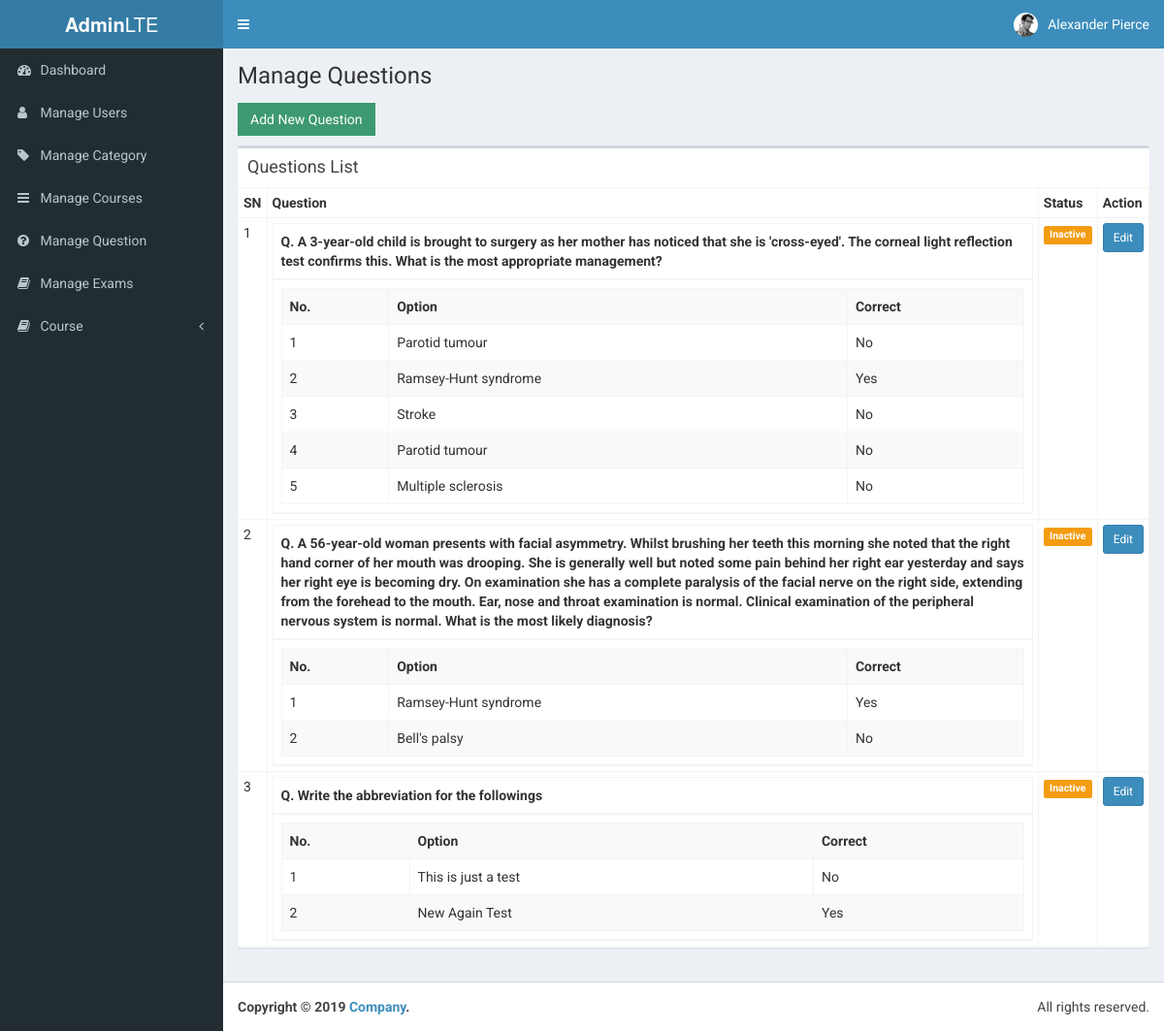
/index.php/development/questionList, run on the app's committed database.
### tables this page shows
CREATE TABLE `gha_questions` (
  `id` int(11) NOT NULL,
  `question_title` text NOT NULL,
  `is_multiple_choice` tinyint(4) NOT NULL DEFAULT '0',
  `options` text NOT NULL,
  `status` tinyint(4) NOT NULL DEFAULT '0',
  `created_at` timestamp NOT NULL DEFAULT CURRENT_TIMESTAMP,
  `updated_at` timestamp NULL DEFAULT NULL
);

### application/controllers/Development.php (called while the page is built, shortened)
<?php
	Class Development extends CI_Controller {
		public function questionList() {
			$data['headline'] = 'Manage Questions';
			$data['view_file'] = 'backend/question/question-list';
			$data['edit_url'] = base_url().'development/questioncreate';
			$per_page = $this->input->get('per_page') != '' ? $this->input->get('per_page') : 0;
			$condition = [];
			$this->load->library('pagination');
			$order_by = ['field' => 'id', 'type' => 'desc'];
			$limit	= 10;
			$query = $this->common_model->dbselect('gha_questions',$condition, null, $per_page,null, $order_by, $limit);
			$data['query'] = $query->result_array();
			$data['form_location'] = current_url();
			$this->load->view('backend/backend-layout', $data);
		}
	}
?>

### index.php (called while the page is built, shortened)
<?php
require_once BASEPATH.'core/CodeIgniter.php';

### application/models/Common_model.php (called while the page is built, shortened)
<?php
class Common_model extends CI_Model
{
  public function dbselect($Table, $Condition = NULL, $Data = NULL, $Start = NULL, $Join = NULL, $Order = NULL, $Limit = 10, $GroupBy = NULL, $OrCondition = NULL)
  {
    if ($Data != NULL) {
      $this->db->select($Data);
    } else {
      $this->db->select("*");
    }
    $this->db->from($Table);
    if ($Order != NULL) {
      if (isset($Order['field']) && isset($Order['type'])) {
        $field = $Order['field'];
        $type  = $Order['type'];
        $this->db->order_by($field, $type);
      }
    }
    if ($Start === NULL) {
      $query = $this->db->get();
    } else {
      $this->db->limit($Limit, $Start);
      $query = $this->db->get();
    }
    return $query;
  }
}
?>

### application/views/backend/question/question-list.php (the view, shortened to what this page needs)
<p class="">
	<a href="<?=base_url()?>development/questioncreate">
		<button type="button" class="btn bg-olive btn-flat margin-r-5">Add New Question</button>
	</a>
</p>
<div class="row">
	<div class="col-xs-12">
		<div class="box">
			<div class="box-header">
				<h3 class="box-title">Questions List</h3>
			</div>
			<div class="box-body table-responsive no-padding">
				<table class="table table-condensed table-bordered">
					<tr>
						<th>SN</th>
						<th>Question</th>
						<th>Status</th>
						<th>Action</th>
					</tr>
					<?php
						if (!empty($query)) {
							$sn = 0 + (int)$this->input->get('per_page');
							foreach ($query as $row) {
								if ($row['status'] == 1) {
									$status_text = 'Active';
									$status_label = 'success';
								} else if ($row['status'] == 2) {
									$status_text = 'Blocked';
									$status_label = 'danger';
								} else if ($row['status'] == 0) {
									$status_text = 'Inactive';
									$status_label = 'warning';
								}
								$options = !empty(unserialize($row['options'])) ? unserialize($row['options']) : [];
					?>
					<tr>
						<td><?=++$sn?></td>
						<td>
							<table class="table table-bordered table-striped m-b-0">
								<thead>
									<tr>
										<th>Q. <?=$row['question_title']?></th>
									</tr>
									<tr>
										<td>
											<table class="table table-bordered table-striped m-b-0">
												<tr>
													<th>No.</th>
													<th>Option</th>
													<th>Correct</th>
												</tr>
												<?php
													if (!empty($options)) {
														$option_counter = 0;
														foreach ($options as $key => $options_row) {
												?>
												<tr>
													<td><?= ++$option_counter ?></td>
													<td><?= $options_row['answer'] ?></td>
													<td><?= $options_row['correct'] == 1 ? 'Yes' : 'No' ?></td>
												</tr>
												<?php
														}
													}
												?>
											</table>
										</td>
									</tr>
								</thead>
							</table>
						</td>
						<td><span class="label label-<?=$status_label?>"><?=$status_text?></span></td>
						<td><a class="btn btn-sm btn-primary" href="<?=$edit_url.'/'.$row['id']?>">Edit</a></td>
					</tr>
					<?php
							}
						} else {
					?>
					<tr>
						<td colspan="6">No Record Found</td>
					</tr>
					<?php
						}
					?>
				</table>
				<div class="col-md-12">
				</div>
			</div>
		</div>
	</div>
</div>

### application/views/backend/backend-layout.php (shortened to what this page needs)
<!DOCTYPE html>
<html>
<head>
  <link rel="stylesheet" href="<?=base_url()?>assets/backend/bower_components/bootstrap/dist/css/bootstrap.min.css">
  <link rel="stylesheet" href="<?=base_url()?>assets/backend/bower_components/font-awesome/css/font-awesome.min.css">
  <link rel="stylesheet" href="<?=base_url()?>assets/backend/bower_components/Ionicons/css/ionicons.min.css">
  <link rel="stylesheet" href="<?=base_url()?>assets/backend/bower_components/bootstrap-daterangepicker/daterangepicker.css">
  <link rel="stylesheet" href="<?=base_url()?>assets/backend/bower_components/bootstrap-datepicker/dist/css/bootstrap-datepicker.min.css">
  <link rel="stylesheet" href="<?=base_url()?>assets/backend/dist/css/AdminLTE.min.css">
  <link rel="stylesheet" href="<?=base_url()?>assets/backend/dist/css/skins/skin-blue.min.css">
  <link rel="stylesheet" href="<?=base_url()?>assets/frontend/css/common.css">
</head>
<body class="hold-transition skin-blue sidebar-mini">
  <div class="wrapper">
    <header class="main-header">
      <a href="index2.html" class="logo">
        <span class="logo-lg"><b>Admin</b>LTE</span>
      </a>
      <nav class="navbar navbar-static-top" role="navigation">
        <a href="#" class="sidebar-toggle" data-toggle="push-menu" role="button">
        </a>
        <div class="navbar-custom-menu">
          <ul class="nav navbar-nav">
            <li class="dropdown user user-menu">
              <a href="#" class="dropdown-toggle" data-toggle="dropdown">
                <img src="<?=base_url()?>assets/backend/dist/img/user2-160x160.jpg" class="user-image" alt="User Image">
                <span class="hidden-xs">Alexander Pierce</span>
              </a>
            </li>
          </ul>
        </div>
      </nav>
    </header>
    <?php $this->load->view('backend/common/sidebar.php'); ?>
    <div class="content-wrapper">
      <section class="content-header">
        <h1><?=$headline?></h1>
      </section>
      <section class="content container-fluid">
        <?php
          if (isset($view_file) && $view_file !== '') {
            $this->load->view($view_file);
          } else {
            echo "<h1>View File Not Found</h1>";
          }
        ?>
      </section>
    </div>
    <footer class="main-footer">
      <div class="pull-right hidden-xs">
        All rights reserved.
      </div>
      <strong>Copyright &copy; <?=Date('Y');?> <a href="#">Company</a>.</strong>
    </footer>
  </div>
</body>
</html>

### application/views/backend/common/sidebar.php (shortened to what this page needs)
<aside class="main-sidebar">
  <section class="sidebar">
    <ul class="sidebar-menu" data-widget="tree">
      <li class="">
        <a href="<?=base_url()?>development/dashboard"><i class="fa fa-dashboard"></i> <span>Dashboard</span></a>
      </li>
      <li class="">
        <a href="<?=base_url()?>development/userlist"><i class="fa fa-user"></i> <span>Manage Users</span></a>
      </li>
      <li class="">
        <a href="<?=base_url()?>development/categorylist"><i class="fa fa-tag"></i> <span>Manage Category</span></a>
      </li>
      <li class="">
        <a href="<?=base_url()?>development/courselist"><i class="fa fa-bars"></i> <span>Manage Courses</span></a>
      </li>
      <li class="">
        <a href="<?=base_url()?>development/questionlist"><i class="fa fa-question-circle"></i> <span>Manage Question</span></a>
      </li>
      <li class="">
        <a href="<?=base_url()?>development/examlist"><i class="fa fa-book"></i> <span>Manage Exams</span></a>
      </li>
      <li class="treeview">
        <a href="#"><i class="fa fa-book"></i> <span>Course</span>
          <span class="pull-right-container">
              <i class="fa fa-angle-left pull-right"></i>
          </span>
        </a>
      </li>
    </ul>
  </section>
</aside>

### assets/frontend/css/common.css (style rules this page uses)
.m-b-0 { margin-bottom : 0px !important; }

### data on the page
gha_questions: question_title "A 3-year-old child is brought to surgery as her mother has noticed that she is 'cross-eyed'. The corneal light reflection test confirms this. What is the most appropriate management?", answer "Parotid tumour", answer "Ramsey-Hunt syndrome", answer "Stroke", answer "Multiple sclerosis", status "Inactive"
gha_questions: question_title "A 56-year-old woman presents with facial asymmetry. Whilst brushing her teeth this morning she noted that the right hand corner of her mouth was drooping. She is generally well but noted some pain behind her right ear yesterday and says her right eye is becoming dry. On examination she has a complete paralysis of the facial nerve on the right side, extending from the forehead to the mouth. Ear, nose and throat examination is normal. Clinical examination of the peripheral nervous system is normal. What is the most likely diagnosis?", answer "Ramsey-Hunt syndrome", answer "Bell's palsy", status "Inactive"
gha_questions: question_title "Write the abbreviation for the followings", answer "This is just a test", answer "New Again Test", status "Inactive"

### other printed values
$headline "Manage Questions"
Date('Y') "2019"
